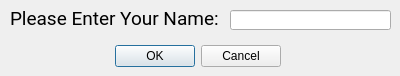
<?xml version="1.0" encoding="UTF-8"?>
<ui version="4.0">
 <class>Dialog</class>
 <widget class="QDialog" name="Dialog">
  <property name="enabled">
   <bool>true</bool>
  </property>
  <property name="geometry">
   <rect>
    <x>0</x>
    <y>0</y>
    <width>400</width>
    <height>76</height>
   </rect>
  </property>
  <property name="windowTitle">
   <string>Name Input Dialog</string>
  </property>
  <widget class="QDialogButtonBox" name="buttonBox">
   <property name="geometry">
    <rect>
     <x>-60</x>
     <y>40</y>
     <width>341</width>
     <height>32</height>
    </rect>
   </property>
   <property name="orientation">
    <enum>Qt::Horizontal</enum>
   </property>
   <property name="standardButtons">
    <set>QDialogButtonBox::Cancel|QDialogButtonBox::Ok</set>
   </property>
  </widget>
  <widget class="QLabel" name="label">
   <property name="geometry">
    <rect>
     <x>10</x>
     <y>10</y>
     <width>211</width>
     <height>16</height>
    </rect>
   </property>
   <property name="font">
    <font>
     <family>Roboto</family>
     <pointsize>14</pointsize>
    </font>
   </property>
   <property name="text">
    <string>Please Enter Your Name:</string>
   </property>
  </widget>
  <widget class="QLineEdit" name="lineEdit">
   <property name="geometry">
    <rect>
     <x>230</x>
     <y>10</y>
     <width>161</width>
     <height>20</height>
    </rect>
   </property>
   <property name="font">
    <font>
     <family>Roboto</family>
     <pointsize>10</pointsize>
    </font>
   </property>
  </widget>
 </widget>
 <resources/>
 <connections>
  <connection>
   <sender>buttonBox</sender>
   <signal>accepted()</signal>
   <receiver>Dialog</receiver>
   <slot>accept()</slot>
   <hints>
    <hint type="sourcelabel">
     <x>248</x>
     <y>254</y>
    </hint>
    <hint type="destinationlabel">
     <x>157</x>
     <y>274</y>
    </hint>
   </hints>
  </connection>
  <connection>
   <sender>buttonBox</sender>
   <signal>rejected()</signal>
   <receiver>Dialog</receiver>
   <slot>reject()</slot>
   <hints>
    <hint type="sourcelabel">
     <x>316</x>
     <y>260</y>
    </hint>
    <hint type="destinationlabel">
     <x>286</x>
     <y>274</y>
    </hint>
   </hints>
  </connection>
 </connections>
</ui>
